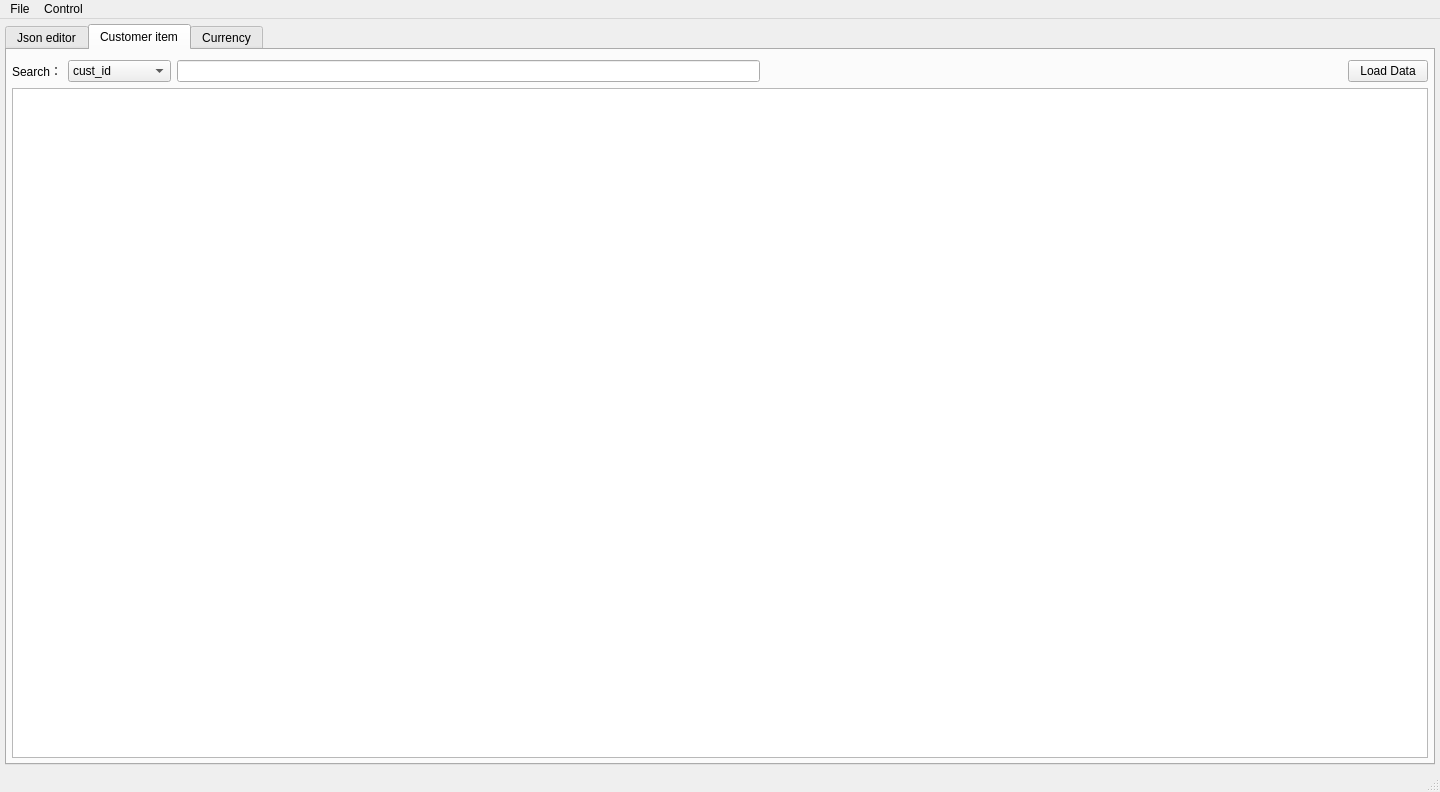
<?xml version="1.0" encoding="UTF-8"?>
<ui version="4.0">
 <class>MainWindow</class>
 <widget class="QMainWindow" name="MainWindow">
  <property name="geometry">
   <rect>
    <x>0</x>
    <y>0</y>
    <width>1440</width>
    <height>792</height>
   </rect>
  </property>
  <property name="windowTitle">
   <string>MainWindow</string>
  </property>
  <property name="windowIcon">
   <iconset>
    <normaloff>logo.icns</normaloff>logo.icns</iconset>
  </property>
  <widget class="QWidget" name="centralwidget">
   <layout class="QHBoxLayout" name="horizontalLayout" stretch="1,1">
    <property name="spacing">
     <number>1</number>
    </property>
    <property name="leftMargin">
     <number>5</number>
    </property>
    <property name="topMargin">
     <number>5</number>
    </property>
    <property name="rightMargin">
     <number>5</number>
    </property>
    <property name="bottomMargin">
     <number>5</number>
    </property>
    <item>
     <layout class="QHBoxLayout" name="imagelayout"/>
    </item>
    <item>
     <layout class="QHBoxLayout" name="editorlayout">
      <item>
       <widget class="QTabWidget" name="tabWidget">
        <property name="currentIndex">
         <number>1</number>
        </property>
        <widget class="QWidget" name="json_tab">
         <attribute name="title">
          <string>Json editor</string>
         </attribute>
         <layout class="QVBoxLayout" name="json_tabLayout" stretch="1,10,4">
          <property name="spacing">
           <number>5</number>
          </property>
          <property name="leftMargin">
           <number>0</number>
          </property>
          <property name="topMargin">
           <number>0</number>
          </property>
          <property name="rightMargin">
           <number>0</number>
          </property>
          <property name="bottomMargin">
           <number>0</number>
          </property>
          <item>
           <layout class="QVBoxLayout" name="jsonLayout_top" stretch="1,1">
            <property name="spacing">
             <number>0</number>
            </property>
            <property name="leftMargin">
             <number>5</number>
            </property>
            <property name="rightMargin">
             <number>5</number>
            </property>
            <item>
             <layout class="QHBoxLayout" name="order_nameLayout" stretch="40,0,1,1">
              <property name="spacing">
               <number>20</number>
              </property>
              <property name="topMargin">
               <number>5</number>
              </property>
              <property name="bottomMargin">
               <number>0</number>
              </property>
              <item>
               <widget class="QLabel" name="order_name">
                <property name="text">
                 <string>Order Name：</string>
                </property>
               </widget>
              </item>
              <item>
               <widget class="QPushButton" name="prev_btn">
                <property name="enabled">
                 <bool>true</bool>
                </property>
                <property name="sizePolicy">
                 <sizepolicy hsizetype="Minimum" vsizetype="Fixed">
                  <horstretch>0</horstretch>
                  <verstretch>0</verstretch>
                 </sizepolicy>
                </property>
                <property name="minimumSize">
                 <size>
                  <width>0</width>
                  <height>0</height>
                 </size>
                </property>
                <property name="maximumSize">
                 <size>
                  <width>30</width>
                  <height>15</height>
                 </size>
                </property>
                <property name="text">
                 <string>←</string>
                </property>
                <property name="shortcut">
                 <string>Left</string>
                </property>
               </widget>
              </item>
              <item>
               <widget class="QLabel" name="img_count">
                <property name="text">
                 <string>0/0</string>
                </property>
                <property name="alignment">
                 <set>Qt::AlignCenter</set>
                </property>
               </widget>
              </item>
              <item>
               <widget class="QPushButton" name="next_btn">
                <property name="maximumSize">
                 <size>
                  <width>30</width>
                  <height>15</height>
                 </size>
                </property>
                <property name="text">
                 <string>→</string>
                </property>
                <property name="shortcut">
                 <string>Right</string>
                </property>
               </widget>
              </item>
             </layout>
            </item>
            <item>
             <layout class="QHBoxLayout" name="json_nameLayout" stretch="0">
              <property name="spacing">
               <number>0</number>
              </property>
              <item>
               <widget class="QLabel" name="json_name">
                <property name="text">
                 <string>Json   Name：</string>
                </property>
               </widget>
              </item>
             </layout>
            </item>
           </layout>
          </item>
          <item>
           <layout class="QGridLayout" name="jsonLayout_center" rowstretch="0,0,0" columnstretch="6,3">
            <property name="leftMargin">
             <number>5</number>
            </property>
            <property name="topMargin">
             <number>0</number>
            </property>
            <property name="rightMargin">
             <number>5</number>
            </property>
            <property name="bottomMargin">
             <number>0</number>
            </property>
            <property name="spacing">
             <number>5</number>
            </property>
            <item row="0" column="0" rowspan="2">
             <widget class="QTreeWidget" name="treeWidget">
              <property name="contextMenuPolicy">
               <enum>Qt::CustomContextMenu</enum>
              </property>
              <property name="acceptDrops">
               <bool>false</bool>
              </property>
              <property name="dragDropOverwriteMode">
               <bool>false</bool>
              </property>
              <property name="dragDropMode">
               <enum>QAbstractItemView::NoDragDrop</enum>
              </property>
              <attribute name="headerDefaultSectionSize">
               <number>250</number>
              </attribute>
              <column>
               <property name="text">
                <string>key</string>
               </property>
              </column>
              <column>
               <property name="text">
                <string>value</string>
               </property>
              </column>
             </widget>
            </item>
            <item row="2" column="0">
             <widget class="QPushButton" name="save_btn">
              <property name="font">
               <font>
                <weight>75</weight>
                <italic>false</italic>
                <bold>true</bold>
                <underline>false</underline>
                <strikeout>false</strikeout>
                <kerning>true</kerning>
               </font>
              </property>
              <property name="text">
               <string>&amp;Save Json</string>
              </property>
              <property name="shortcut">
               <string>Ctrl+S</string>
              </property>
             </widget>
            </item>
            <item row="0" column="1" rowspan="3">
             <widget class="QListWidget" name="json_list"/>
            </item>
           </layout>
          </item>
          <item>
           <layout class="QGridLayout" name="jsonLayout_bottom" rowstretch="1,10" columnstretch="3,3,3">
            <property name="leftMargin">
             <number>5</number>
            </property>
            <property name="rightMargin">
             <number>5</number>
            </property>
            <property name="bottomMargin">
             <number>5</number>
            </property>
            <property name="horizontalSpacing">
             <number>5</number>
            </property>
            <property name="verticalSpacing">
             <number>0</number>
            </property>
            <item row="1" column="0">
             <widget class="QListWidget" name="SHIP_TO"/>
            </item>
            <item row="0" column="1">
             <widget class="QLabel" name="billaddr_label">
              <property name="text">
               <string>billAddr</string>
              </property>
              <property name="alignment">
               <set>Qt::AlignCenter</set>
              </property>
             </widget>
            </item>
            <item row="0" column="2">
             <widget class="QLabel" name="deliveraddr_label">
              <property name="text">
               <string>deliverAddr</string>
              </property>
              <property name="alignment">
               <set>Qt::AlignCenter</set>
              </property>
             </widget>
            </item>
            <item row="0" column="0">
             <widget class="QLabel" name="shipaddr_label">
              <property name="text">
               <string>shipAddr</string>
              </property>
              <property name="alignment">
               <set>Qt::AlignCenter</set>
              </property>
             </widget>
            </item>
            <item row="1" column="1">
             <widget class="QListWidget" name="BILL_TO"/>
            </item>
            <item row="1" column="2">
             <widget class="QListWidget" name="DELIVER_TO"/>
            </item>
           </layout>
          </item>
         </layout>
        </widget>
        <widget class="QWidget" name="customeritem_tab">
         <attribute name="title">
          <string>Customer item</string>
         </attribute>
         <layout class="QVBoxLayout" name="customeritem_tabLayout">
          <property name="leftMargin">
           <number>5</number>
          </property>
          <property name="topMargin">
           <number>5</number>
          </property>
          <property name="rightMargin">
           <number>5</number>
          </property>
          <property name="bottomMargin">
           <number>5</number>
          </property>
          <item>
           <layout class="QHBoxLayout" name="customeritemLayout_top">
            <property name="topMargin">
             <number>5</number>
            </property>
            <item>
             <widget class="QLabel" name="search_label">
              <property name="text">
               <string>Search：</string>
              </property>
             </widget>
            </item>
            <item>
             <widget class="QComboBox" name="comboBox">
              <item>
               <property name="text">
                <string>cust_id</string>
               </property>
              </item>
              <item>
               <property name="text">
                <string>cust_part_no</string>
               </property>
              </item>
              <item>
               <property name="text">
                <string>part_no_id</string>
               </property>
              </item>
              <item>
               <property name="text">
                <string>wpg_part_no</string>
               </property>
              </item>
             </widget>
            </item>
            <item>
             <widget class="QLineEdit" name="customer_search"/>
            </item>
            <item>
             <spacer name="horizontalSpacer">
              <property name="orientation">
               <enum>Qt::Horizontal</enum>
              </property>
              <property name="sizeHint" stdset="0">
               <size>
                <width>40</width>
                <height>20</height>
               </size>
              </property>
             </spacer>
            </item>
            <item>
             <widget class="QPushButton" name="customer_load_btn">
              <property name="text">
               <string>Load Data</string>
              </property>
             </widget>
            </item>
           </layout>
          </item>
          <item>
           <widget class="QTableView" name="customer_view">
            <property name="enabled">
             <bool>true</bool>
            </property>
           </widget>
          </item>
         </layout>
        </widget>
        <widget class="QWidget" name="currency_tab">
         <attribute name="title">
          <string>Currency</string>
         </attribute>
         <layout class="QHBoxLayout" name="currency_tabLayout">
          <property name="leftMargin">
           <number>5</number>
          </property>
          <property name="topMargin">
           <number>5</number>
          </property>
          <property name="rightMargin">
           <number>5</number>
          </property>
          <property name="bottomMargin">
           <number>5</number>
          </property>
          <item>
           <widget class="QTableView" name="currency_view">
            <property name="enabled">
             <bool>true</bool>
            </property>
            <property name="editTriggers">
             <set>QAbstractItemView::AnyKeyPressed|QAbstractItemView::CurrentChanged|QAbstractItemView::EditKeyPressed</set>
            </property>
           </widget>
          </item>
         </layout>
        </widget>
       </widget>
      </item>
     </layout>
    </item>
   </layout>
  </widget>
  <widget class="QMenuBar" name="menubar">
   <property name="geometry">
    <rect>
     <x>0</x>
     <y>0</y>
     <width>1440</width>
     <height>22</height>
    </rect>
   </property>
   <widget class="QMenu" name="menuFile">
    <property name="contextMenuPolicy">
     <enum>Qt::DefaultContextMenu</enum>
    </property>
    <property name="tearOffEnabled">
     <bool>false</bool>
    </property>
    <property name="title">
     <string>File</string>
    </property>
    <addaction name="actionOpen_Image"/>
    <addaction name="actionOpen_Json"/>
    <addaction name="separator"/>
    <addaction name="action_Save"/>
    <addaction name="separator"/>
    <addaction name="action_Close"/>
   </widget>
   <widget class="QMenu" name="menuControl">
    <property name="contextMenuPolicy">
     <enum>Qt::DefaultContextMenu</enum>
    </property>
    <property name="title">
     <string>Control</string>
    </property>
    <addaction name="actionPrev_Page"/>
    <addaction name="actionNext_Page"/>
    <addaction name="separator"/>
    <addaction name="actionDelete_line"/>
   </widget>
   <addaction name="menuFile"/>
   <addaction name="menuControl"/>
  </widget>
  <widget class="QStatusBar" name="statusBar"/>
  <action name="actionOpen_Image">
   <property name="checkable">
    <bool>false</bool>
   </property>
   <property name="text">
    <string>Open Image</string>
   </property>
   <property name="shortcut">
    <string>Ctrl+I</string>
   </property>
  </action>
  <action name="actionOpen_Json">
   <property name="text">
    <string>Open Json</string>
   </property>
   <property name="shortcut">
    <string>Ctrl+J</string>
   </property>
  </action>
  <action name="action_Close">
   <property name="text">
    <string>Clsoe</string>
   </property>
  </action>
  <action name="actionNext_Page">
   <property name="text">
    <string>Next Page</string>
   </property>
   <property name="shortcut">
    <string>Down</string>
   </property>
  </action>
  <action name="actionPrev_Page">
   <property name="text">
    <string>Prev Page</string>
   </property>
   <property name="shortcut">
    <string>Up</string>
   </property>
  </action>
  <action name="action_Save">
   <property name="text">
    <string>Save</string>
   </property>
   <property name="shortcut">
    <string>Ctrl+S</string>
   </property>
  </action>
  <action name="actionDelete_line">
   <property name="text">
    <string>Delete line</string>
   </property>
   <property name="shortcut">
    <string>Ctrl+D</string>
   </property>
   <property name="shortcutContext">
    <enum>Qt::WidgetShortcut</enum>
   </property>
  </action>
 </widget>
 <resources/>
 <connections/>
</ui>
